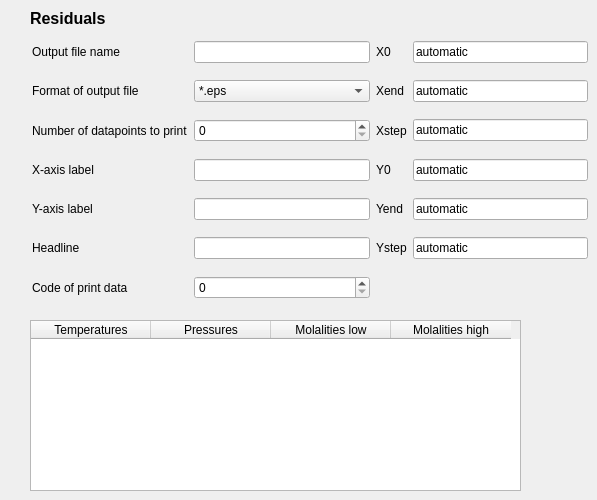
      <widget class="QWidget" name="tab_2">
       <attribute name="title">
        <string>Residuals</string>
       </attribute>
       <widget class="QWidget" name="layoutWidget">
        <property name="geometry">
         <rect>
          <x>32</x>
          <y>30</y>
          <width>556</width>
          <height>283</height>
         </rect>
        </property>
        <layout class="QGridLayout" name="gridLayout_6">
         <item row="0" column="0">
          <widget class="QLabel" name="label_28">
           <property name="text">
            <string>Output file name</string>
           </property>
          </widget>
         </item>
         <item row="0" column="1">
          <widget class="QLineEdit" name="lineEdit_18"/>
         </item>
         <item row="0" column="2">
          <widget class="QLabel" name="label_36">
           <property name="text">
            <string>X0</string>
           </property>
          </widget>
         </item>
         <item row="0" column="3">
          <widget class="QLineEdit" name="lineEdit_19">
           <property name="text">
            <string>automatic</string>
           </property>
          </widget>
         </item>
         <item row="1" column="0">
          <widget class="QLabel" name="label_37">
           <property name="text">
            <string>Format of output file</string>
           </property>
          </widget>
         </item>
         <item row="1" column="1">
          <widget class="QComboBox" name="comboBox_6">
           <item>
            <property name="text">
             <string>*.eps</string>
            </property>
           </item>
           <item>
            <property name="text">
             <string>*.jpeg</string>
            </property>
           </item>
           <item>
            <property name="text">
             <string>*.pdf</string>
            </property>
           </item>
           <item>
            <property name="text">
             <string>*.svg</string>
            </property>
           </item>
          </widget>
         </item>
         <item row="1" column="2">
          <widget class="QLabel" name="label_38">
           <property name="text">
            <string>Xend</string>
           </property>
          </widget>
         </item>
         <item row="1" column="3">
          <widget class="QLineEdit" name="lineEdit_20">
           <property name="text">
            <string>automatic</string>
           </property>
          </widget>
         </item>
         <item row="2" column="0">
          <widget class="QLabel" name="label_39">
           <property name="text">
            <string>Number of datapoints to print</string>
           </property>
          </widget>
         </item>
         <item row="2" column="1">
          <widget class="QSpinBox" name="spinBox_nPrint_2"/>
         </item>
         <item row="2" column="2">
          <widget class="QLabel" name="label_40">
           <property name="text">
            <string>Xstep</string>
           </property>
          </widget>
         </item>
         <item row="2" column="3">
          <widget class="QLineEdit" name="lineEdit_21">
           <property name="text">
            <string>automatic</string>
           </property>
          </widget>
         </item>
         <item row="3" column="0">
          <widget class="QLabel" name="label_41">
           <property name="text">
            <string>X-axis label</string>
           </property>
          </widget>
         </item>
         <item row="3" column="1">
          <widget class="QLineEdit" name="lineEdit_22"/>
         </item>
         <item row="3" column="2">
          <widget class="QLabel" name="label_42">
           <property name="text">
            <string>Y0</string>
           </property>
          </widget>
         </item>
         <item row="3" column="3">
          <widget class="QLineEdit" name="lineEdit_23">
           <property name="text">
            <string>automatic</string>
           </property>
          </widget>
         </item>
         <item row="4" column="0">
          <widget class="QLabel" name="label_43">
           <property name="text">
            <string>Y-axis label</string>
           </property>
          </widget>
         </item>
         <item row="4" column="1">
          <widget class="QLineEdit" name="lineEdit_24"/>
         </item>
         <item row="4" column="2">
          <widget class="QLabel" name="label_44">
           <property name="text">
            <string>Yend</string>
           </property>
          </widget>
         </item>
         <item row="4" column="3">
          <widget class="QLineEdit" name="lineEdit_25">
           <property name="text">
            <string>automatic</string>
           </property>
          </widget>
         </item>
         <item row="5" column="0">
          <widget class="QLabel" name="label_45">
           <property name="text">
            <string>Headline</string>
           </property>
          </widget>
         </item>
         <item row="5" column="1">
          <widget class="QLineEdit" name="lineEdit_26"/>
         </item>
         <item row="5" column="2">
          <widget class="QLabel" name="label_46">
           <property name="text">
            <string>Ystep</string>
           </property>
          </widget>
         </item>
         <item row="5" column="3">
          <widget class="QLineEdit" name="lineEdit_27">
           <property name="text">
            <string>automatic</string>
           </property>
          </widget>
         </item>
         <item row="6" column="0">
          <widget class="QLabel" name="label_47">
           <property name="text">
            <string>Code of print data</string>
           </property>
          </widget>
         </item>
         <item row="6" column="1">
          <widget class="QSpinBox" name="spinBox_8"/>
         </item>
        </layout>
       </widget>
       <widget class="QLabel" name="label_48">
        <property name="geometry">
         <rect>
          <x>30</x>
          <y>10</y>
          <width>291</width>
          <height>17</height>
         </rect>
        </property>
        <property name="font">
         <font>
          <pointsize>12</pointsize>
          <weight>75</weight>
          <bold>true</bold>
         </font>
        </property>
        <property name="text">
         <string>Residuals</string>
        </property>
       </widget>
       <widget class="QTableWidget" name="tableWidget_PrintPoints_3">
        <property name="geometry">
         <rect>
          <x>30</x>
          <y>320</y>
          <width>491</width>
          <height>171</height>
         </rect>
        </property>
        <property name="autoScrollMargin">
         <number>16</number>
        </property>
        <property name="rowCount">
         <number>0</number>
        </property>
        <property name="columnCount">
         <number>4</number>
        </property>
        <attribute name="horizontalHeaderDefaultSectionSize">
         <number>120</number>
        </attribute>
        <column>
         <property name="text">
          <string>Temperatures</string>
         </property>
        </column>
        <column>
         <property name="text">
          <string>Pressures</string>
         </property>
        </column>
        <column>
         <property name="text">
          <string>Molalities low</string>
         </property>
        </column>
        <column>
         <property name="text">
          <string>Molalities high</string>
         </property>
        </column>
       </widget>
      </widget>
